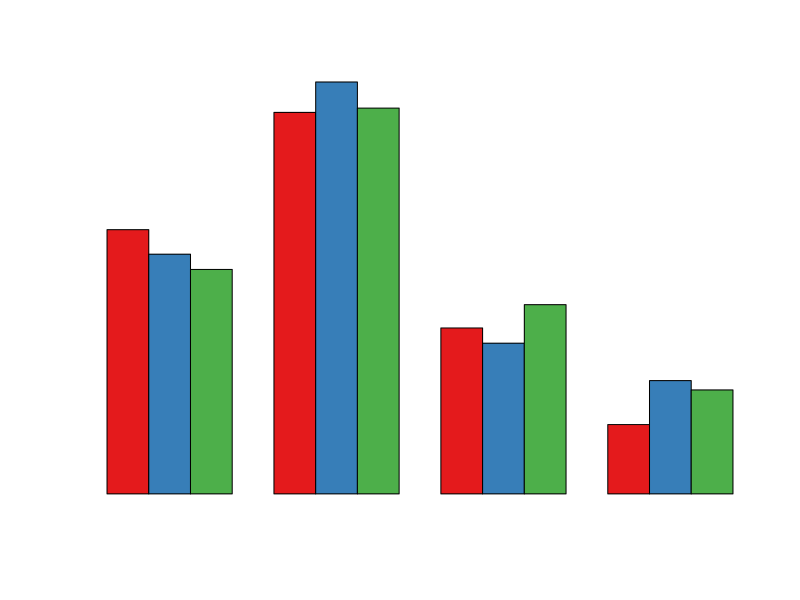
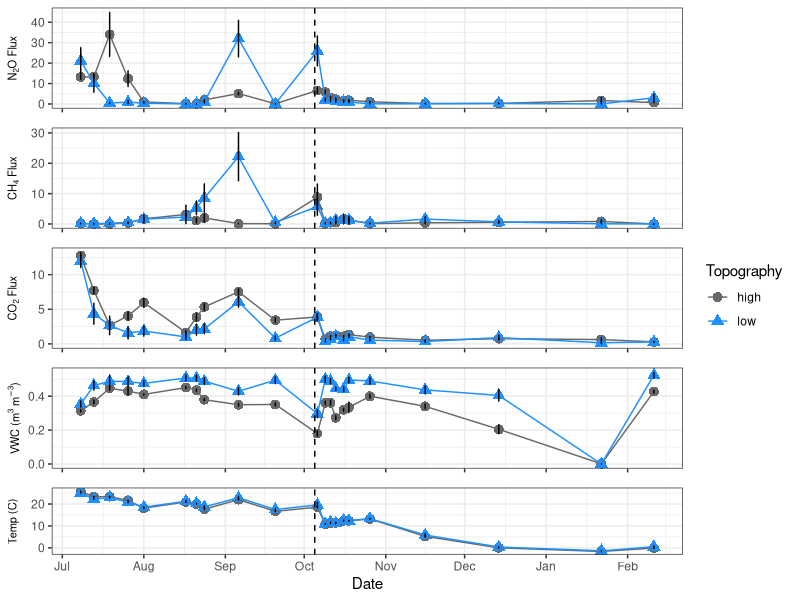

These figures' R source, in order:
## ---- chunk 1
knitr::opts_chunk$set(echo = TRUE)
## ---- chunk 2
# Libraries
library(plyr)
library(cowplot)
library(tidyverse)
library(RColorBrewer)
library(colorspace)
## ---- chunk 3
# Data wrangling and cleaning
alldat <-read_csv("Compiled_DSWR_Fluxdata.csv")

# Subset super high and super low temp values (likely temp probe errors). And one very high methane flux ~400
alldat <- subset(alldat, alldat$ts_1_mean > -2500)
alldat <- subset(alldat, alldat$ts_1_mean < 200)
alldat <- subset(alldat, alldat$fch4_dry_lin < 150)

# Subset data into a different variable to display only post-manure graphs (easier to see scale, etc)
alldatPM <- subset(alldat, alldat$Date > "2023-09-20")

# Set color palette for figures
demoplot(brewer.pal(3,"Set1"),"bar")
my_cols <- c("dimgray","dodgerblue")
## ---- chunk 4
# Graph code
# NITROUS OXIDE -----------------------------------------------
n2o.avg.m <- ddply(alldat,c("Date","topo1"),function(df)
  return(c(n2o.avg.m=mean(df$fn2o_lin,na.rm = TRUE),
           n2o.se.m=sd(df$fn2o_lin,na.rm = TRUE)/sqrt(nrow(df)))))
n1 <- ggplot(n2o.avg.m) +
  aes(x=Date,y=n2o.avg.m,color=topo1) + 
  geom_point(aes(shape=topo1),size=3) +
  geom_line() +
  theme_bw() +
  geom_errorbar(aes(ymin=n2o.avg.m-n2o.se.m,ymax=n2o.avg.m+n2o.se.m),width=0.2,color="black") +
  scale_x_date(date_breaks = "1 month", date_labels = "%b") +
  geom_vline(aes(xintercept = as.numeric(as.Date("2023-10-05"))),linetype=2) +
  labs(y=expression(paste(N[2],"O Flux"))) +
  theme(axis.title.y = element_text(size=8)) +
  theme(axis.title.x=element_blank(),axis.text.x=element_blank()) + 
  scale_color_manual(values=my_cols) +
  theme(legend.position="none")

# METHANE -----------------------------------------------------------
ch4.avg.m <- ddply(alldat,c("Date","topo1"),function(df)
  return(c(ch4.avg.m=mean(df$fch4_dry_lin,na.rm = TRUE), 
           ch4.se.m=sd(df$fch4_dry_lin,na.rm = TRUE)/sqrt(nrow(df)))))
m1 <- ggplot(ch4.avg.m) +
  aes(x=Date,y=ch4.avg.m,color=topo1) + 
  geom_point(aes(shape=topo1),size=3) +
  geom_line() +
  theme_bw() +
  geom_errorbar(aes(ymin=ch4.avg.m-ch4.se.m,ymax=ch4.avg.m+ch4.se.m),width=0.2,color="black") +
  scale_x_date(date_breaks = "1 month", date_labels = "%b") +
  geom_vline(aes(xintercept = as.numeric(as.Date("2023-10-05"))),linetype=2) +
  labs(y=expression(paste(CH[4], " Flux"))) +
  theme(axis.title.y = element_text(size=8)) +
  theme(axis.title.x=element_blank(),axis.text.x=element_blank()) +
  theme(legend.position="none") + scale_color_manual(values=my_cols)

# CARBON DIOXIDE --------------------------------------------------------
co2.avg.m <- ddply(alldat,c("Date","topo1"),function(df)
  return(c(co2.avg.m=mean(df$fco2_dry_lin,na.rm = TRUE),
           co2.se.m=sd(df$fco2_dry_lin,na.rm = TRUE)/sqrt(nrow(df)))))
c1 <- ggplot(co2.avg.m) +
  aes(x=Date,y=co2.avg.m,color=topo1) + 
  geom_point(aes(shape=topo1),size=3) +
  geom_line() +
  theme_bw() +
  geom_errorbar(aes(ymin=co2.avg.m-co2.se.m,ymax=co2.avg.m+co2.se.m),width=0.2,color="black") +
  scale_x_date(date_breaks = "1 month", date_labels = "%b") +
  geom_vline(aes(xintercept = as.numeric(as.Date("2023-10-05"))),linetype=2) +
  labs(y=expression(paste(CO[2]," Flux"))) +
  theme(axis.title.y = element_text(size=8)) +
  theme(axis.title.x=element_blank(),axis.text.x=element_blank()) +
  scale_color_manual(values=my_cols) +
  labs(color = "Topography", shape = "Topography", linetype = "Topography")

# SOIL MOISTURE ----------------------------------------------------------------------
sm.avg.m <- ddply(alldat,c("Date","topo1"),function(df)
  return(c(sm.avg.m=mean(df$swc_2_mean,na.rm = TRUE),
           sm.se.m=sd(df$swc_2_mean,na.rm = TRUE)/sqrt(nrow(df)))))
sm1 <- ggplot(sm.avg.m) +
  aes(x=Date,y=sm.avg.m,color=topo1) + 
  geom_point(aes(shape=topo1),size=3) +
  geom_line() +
  theme_bw() +
  geom_errorbar(aes(ymin=sm.avg.m-sm.se.m,ymax=sm.avg.m+sm.se.m),width=0.2,color="black") +
  scale_x_date(date_breaks = "1 month", date_labels = "%b") +
  geom_vline(aes(xintercept = as.numeric(as.Date("2023-10-05"))),linetype=2) +
  labs(y=expression(paste("VWC ","(",m^3," ",m^-3,")"))) +
  theme(axis.title.y = element_text(size=8)) +
  theme(axis.title.x=element_blank(),axis.text.x=element_blank()) +
  theme(legend.position="none") + scale_color_manual(values=my_cols)

# SOIL TEMPERATURE -------------------------------------------------------------------
temp.avg.m <- ddply(alldat,c("Date","topo1"),function(df)
  return(c(temp.avg.m=mean(df$ts_1_mean,na.rm = TRUE),
           temp.se.m=sd(df$ts_1_mean,na.rm = TRUE)/sqrt(nrow(df)))))
temp1 <- ggplot(temp.avg.m) +
  aes(x=Date,y=temp.avg.m,color=topo1) + 
  geom_point(aes(shape=topo1),size=3) +
  geom_line() +
  theme_bw() +
  geom_errorbar(aes(ymin=temp.avg.m-temp.se.m,ymax=temp.avg.m+temp.se.m),width=0.2,color="black") +
  scale_x_date(date_breaks = "1 month", date_labels = "%b") +
  geom_vline(aes(xintercept = as.numeric(as.Date("2023-10-05"))),linetype=2) +
  labs(y=expression(paste("Temp (C)"))) +
  theme(axis.title.y = element_text(size=8)) +
  theme(legend.position="none") + scale_color_manual(values=my_cols)

# COWPLOT ----------------------------------------------------------------
topoGHG <- plot_grid(n1, m1, c1, sm1, temp1, ncol = 1, nrow=5, align = 'v') 
print(topoGHG)
